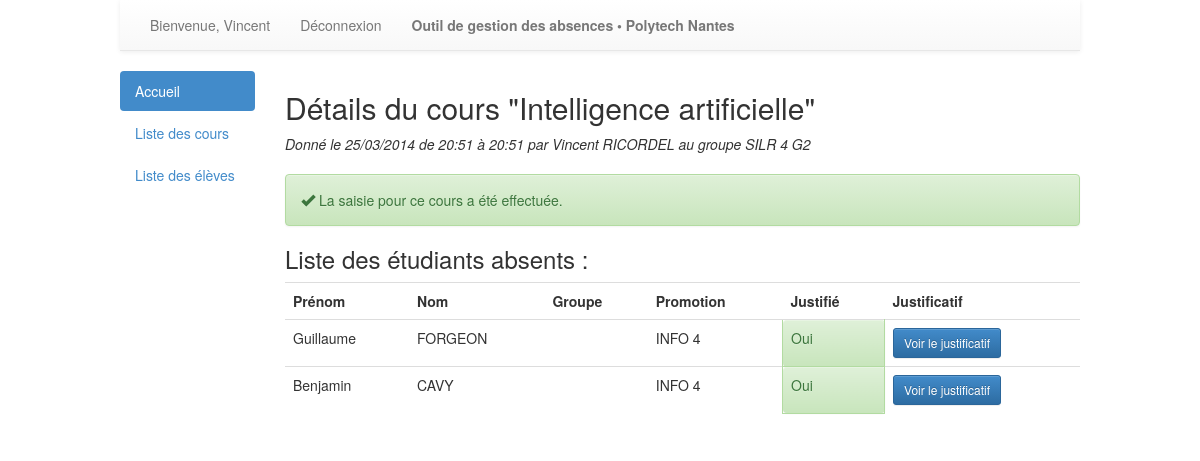
The app's page /cours/1/ (signed in) with its own data.
### absences/models.py (models this page shows, shortened)
class Cours (models.Model):
	dateDebut = models.DateTimeField(auto_now = True, auto_now_add = False)
	dateFin = models.DateTimeField(auto_now = True, auto_now_add = False)
	saisieEffectuee = models.BooleanField(default = False)
	matiere = models.ForeignKey(Matiere)
	donne_a = models.ManyToManyField(Groupe, related_name='donne_a')
	donne_par = models.ManyToManyField(Enseignant, related_name = 'donne_par')

class Matiere (models.Model):
	intitule = models.CharField(max_length = 200)

class Utilisateur(models.Model):
	user = models.OneToOneField(User)

class Enseignant(Utilisateur):
	pass

class Utilisateur(models.Model):
	user = models.OneToOneField(User)

class Groupe(models.Model):
	nom = models.CharField(max_length=200)
	etudiants = models.ManyToManyField(Etudiant, related_name='membresGroupe+')

class Absence (models.Model):
	etudiant = models.ForeignKey(Etudiant)
	cours = models.ForeignKey(Cours)
	justifie = models.BooleanField(default=False)
	justificatif = models.ForeignKey(Justificatif, null=True,blank=True)

class Etudiant(Utilisateur):
	promotion = models.ForeignKey(Promotion)

class Promotion(models.Model):
	nom = models.CharField(max_length=200)
	responsable = models.ForeignKey(Enseignant)
	def __unicode__(self):
		return self.nom

### absences/views.py (the view)
# urls.py: url(r'^cours/(?P<cours_id>\d+)/$', views.consultationCours, name='consultationCours'),
@login_required
def consultationCours(request, cours_id):
	cours = get_object_or_404(Cours, pk=cours_id)
	absences = Absence.objects.filter(cours_id = cours_id)
	return render(request, 'absences/consultationCours.html', {'cours':cours, 'absences':absences})

### absences/context_processor.py (called while the page is built)
def nbAbsencesNonJustifiees (request):
	try:
		etudiant = Etudiant.objects.get(user=request.user.id)
		nb = Absence.objects.filter(etudiant_id = etudiant.id, justifie = False).count()
	except:
		nb = 0
	return {'nbAbsencesNonJustifiees':nb}

def determinerGroupe(request):
	groupeUtilisateur = {}
	groupeUtilisateur['etudiant'] = None
	groupeUtilisateur['secretaire'] = None
	groupeUtilisateur['enseignant'] = None
	try:
		groupes = request.user.groups.all()
		for groupe in groupes:
			if groupe.name == 'Etudiants':
				groupeUtilisateur['etudiant'] = Etudiant.objects.get(user=request.user.id)
			elif groupe.name == 'Secretaires':
				groupeUtilisateur['secretaire'] = Secretaire.objects.get(user=request.user.id)
			elif groupe.name == 'Enseignants':
				groupeUtilisateur['enseignant'] = Enseignant.objects.get(user=request.user.id)
	except:
		groupeUtilisateur['etudiant'] = None
		groupeUtilisateur['secretaire'] = None
		groupeUtilisateur['enseignant'] = None
	return {'groupeUtilisateur':groupeUtilisateur}

### absences/templates/absences/consultationCours.html (shortened to what this page needs)
{% extends 'general.html' %}
{% block content %}
	<h2>Détails du cours "{{cours.matiere.intitule}}"</h2>
	<div style="margin-bottom:20px;">
		<p><em>
			Donné le {{ cours.dateDebut|date:"d/m/Y" }} de {{ cours.dateDebut|time:"H:i" }} à {{ cours.dateFin|time:"H:i"}}
			par
			{% for enseignant in cours.donne_par.all %}
				{{enseignant.user.first_name}} {{enseignant.user.last_name}}
			{% endfor %}
			au groupe
			{% for groupe in cours.donne_a.all %} {{groupe.nom}}{% if not forloop.last %}, {%endif%}{% endfor %}
		</em></p>
	</div>
{% if cours.saisieEffectuee%}
<div class="alert alert-success">
	<p><span class="glyphicon glyphicon-ok"></span>
 La saisie pour ce cours a été effectuée.</p>
</div>
{% endif %}
	<div>
		<h3>Liste des étudiants absents :</h3>
		<table class="table table-hover">
			<tr>
				<th>Prénom</th>
				<th>Nom</th>
				<th>Groupe</th>
				<th>Promotion</th>
				<th>Justifié</th>
				<th>Justificatif</th>
			</tr>
			{% for absence in absences.all %}
			<tr>
				<td>{{absence.etudiant.user.first_name}}</td>
				<td>{{absence.etudiant.user.last_name}}</td>
				<td>{{cours.donne_a.nom}}</td>
				<td>{{absence.etudiant.promotion}}</td>
				{% if absence.justifie %}
					<td class="alert alert-success">Oui</td>
				{% else %}
					<td class="alert alert-danger">Non</td>
				{% endif %}
				<td>
					{% if not absence.justifie %}
						{% if perms.absences.can_ajouterJustificatif %}
							<a href="{% url 'absences:ajouteJustificatif' absence.id %}" class="btn btn-primary btn-sm" role="button">Ajouter un justificatif</a></td>
						{% else %}
						-
						{%endif%}
					{% else %}
					<a href="#" class="btn btn-primary btn-sm" data-toggle="modal" data-target="#justificatifPopup" role="button" onclick="remplirPopupJustificatif({{absence.id}});">Voir le justificatif</a></td>
					{% endif %}
			</tr>
			{% empty %}
			<tr>
				<td colspan="5">Aucun étudiant n'a assisté au cours</td>
			</tr>
			{% endfor %}
	</table>
{%endblock%}

### templates/general.html (shortened to what this page needs)
<!DOCTYPE html>
	<head>
		{% load staticfiles %}
		<link rel="stylesheet" type="text/css" href="{% static 'css/style.css' %}" />
		<link rel="stylesheet" type="text/css" href="{% static 'css/bootstrap.min.css' %}" />
		<link rel="stylesheet" type="text/css" href="{% static 'css/bootstrap-theme.min.css' %}" />
	</head>
	<body>
	<div id="content">
		<nav class="navbar navbar-default navbar-static-top" role="navigation">
			<div class="container-fluid">
				<div class="collapse navbar-collapse" id="bs-example-navbar-collapse-1">
					<ul class="nav navbar-nav">
						{% if user.is_authenticated %}
						<li><a href="">Bienvenue, {{user.first_name}}</a></li>
						{% else %}
						<li><a href="">Bienvenue !</a></li>
						{% endif %}
						{% if user.is_authenticated %}
						<li><a href="{% url 'absences:deconnexion' %}" title="Deconnexion">Déconnexion</a></li>
						{% else %}
						<li><a href="{% url 'absences:connexion' %}" title="Connexion" style="font-weight:bold;">Connexion</a></li>
						{% endif %}
						<li><a href="#" style="font-weight:bold;">Outil de gestion des absences &bull; Polytech Nantes</a></li>
					</ul>
				</div>
			</div>
		</nav>
		<div class="row">
			<div class="col-md-2">
				<ul class="nav nav-pills nav-stacked">
				  	<li class="active"><a href="{% url 'absences:index' %}">Accueil</a></li>
					{% if groupeUtilisateur.secretaire or groupeUtilisateur.enseignant %}
					<li><a href="{% url 'absences:listeCours' %}">Liste des cours</a></li>
					<li><a href="{% url 'absences:listeEleve' %}">Liste des élèves</a></li>
					{% endif %}
				</ul>
			</div>
	 		<div class="col-md-10">
				{% block content %}	{% endblock %}
	 		</div>
		</div>
	</div>
	</body>
</html>

### static/css/style.css (style rules this page uses)
#content { width:80%; margin:auto; }

### records on screen
Cours: matiere.intitule "Intelligence artificielle", dateDebut "25/03/2014", dateDebut "20:51", dateFin "20:51"
Enseignant: user.first_name "Vincent", user.last_name "RICORDEL"
Groupe: nom "SILR 4 G2"
Absence: etudiant.user.first_name "Guillaume", etudiant.user.last_name "FORGEON", etudiant.promotion "INFO 4", justifie "Oui"
Absence: etudiant.user.first_name "Benjamin", etudiant.user.last_name "CAVY", etudiant.promotion "INFO 4", justifie "Oui"

### other values on screen
{{ user.first_name }} "Vincent"
